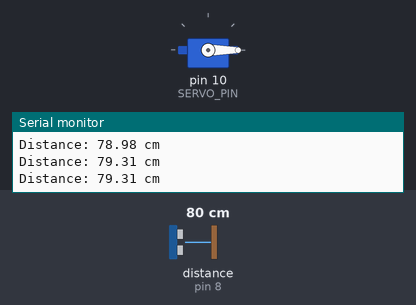
A sketch run on a simulated Arduino Uno, built with avr-gcc and run on an emulated ATmega328P. On the bench: servo, the last lines printed to the serial monitor. Wiring (inferred from the names in the program): ultrasonic range finder: trigger pin 9; echo pin 8. Inputs (shaded band) come from the test bench; at power-on: distance to the obstacle (sensor on pin 8) 80 cm. The echo pulse lasts 58.3 µs per cm.

Above: at 1.3 s.
1.4 s: distance to the obstacle (sensor on pin 8) set to 55 cm
2.9 s: distance to the obstacle (sensor on pin 8) set to 45 cm
At 3.8 s:
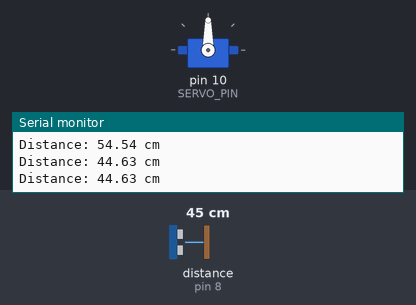
4.5 s: distance to the obstacle (sensor on pin 8) set to 120 cm
At 5.5 s:
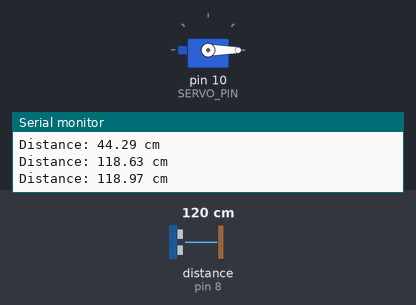
6.0 s: distance to the obstacle (sensor on pin 8) set to 47 cm
At 7.4 s:
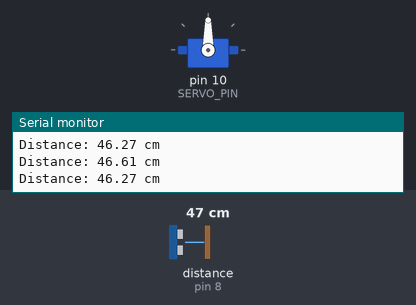
Timing chart, 0 to 8.5 s (numbered marks = the images above; inputs shaded):
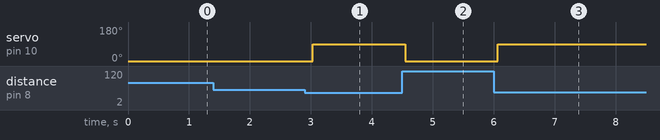

Measured:
- the behaviour switches between 51 and 50 cm on distance to the obstacle (sensor on pin 8) (found by bisection; images 0 and 1)
- after the input at 2.9 s, servo on pin 10 (SERVO_PIN): 0° → 90° after 0.13 s
- after the input at 4.5 s, servo on pin 10 (SERVO_PIN): 90° → 0° after 0.05 s
- after the input at 6.0 s, servo on pin 10 (SERVO_PIN): 0° → 90° after 0.07 s

The sketch:

Projeto_SensorUltrasonico_ServoMotor.ino
```cpp
#include <Servo.h>

const int TRIG_PIN  = 9;
const int ECHO_PIN  = 8;
const int SERVO_PIN = 10;
const int DISTANCE_THRESHOLD = 50;

Servo servo;

void setup() {
  Serial.begin(9600);
  pinMode(TRIG_PIN, OUTPUT);
  pinMode(ECHO_PIN, INPUT);
  servo.attach(SERVO_PIN);
  servo.write(0);
}

void loop() {
  digitalWrite(TRIG_PIN, HIGH);
  delayMicroseconds(10);
  digitalWrite(TRIG_PIN, LOW);

  float duration_us = pulseIn(ECHO_PIN, HIGH);
  float distance_cm = 0.017 * duration_us;

  if (distance_cm < DISTANCE_THRESHOLD) {
    servo.write(90);
  } else {
    servo.write(0);
  }

  Serial.print("Distance: ");
  Serial.print(distance_cm);
  Serial.println(" cm");

  delay(500);
}
```
